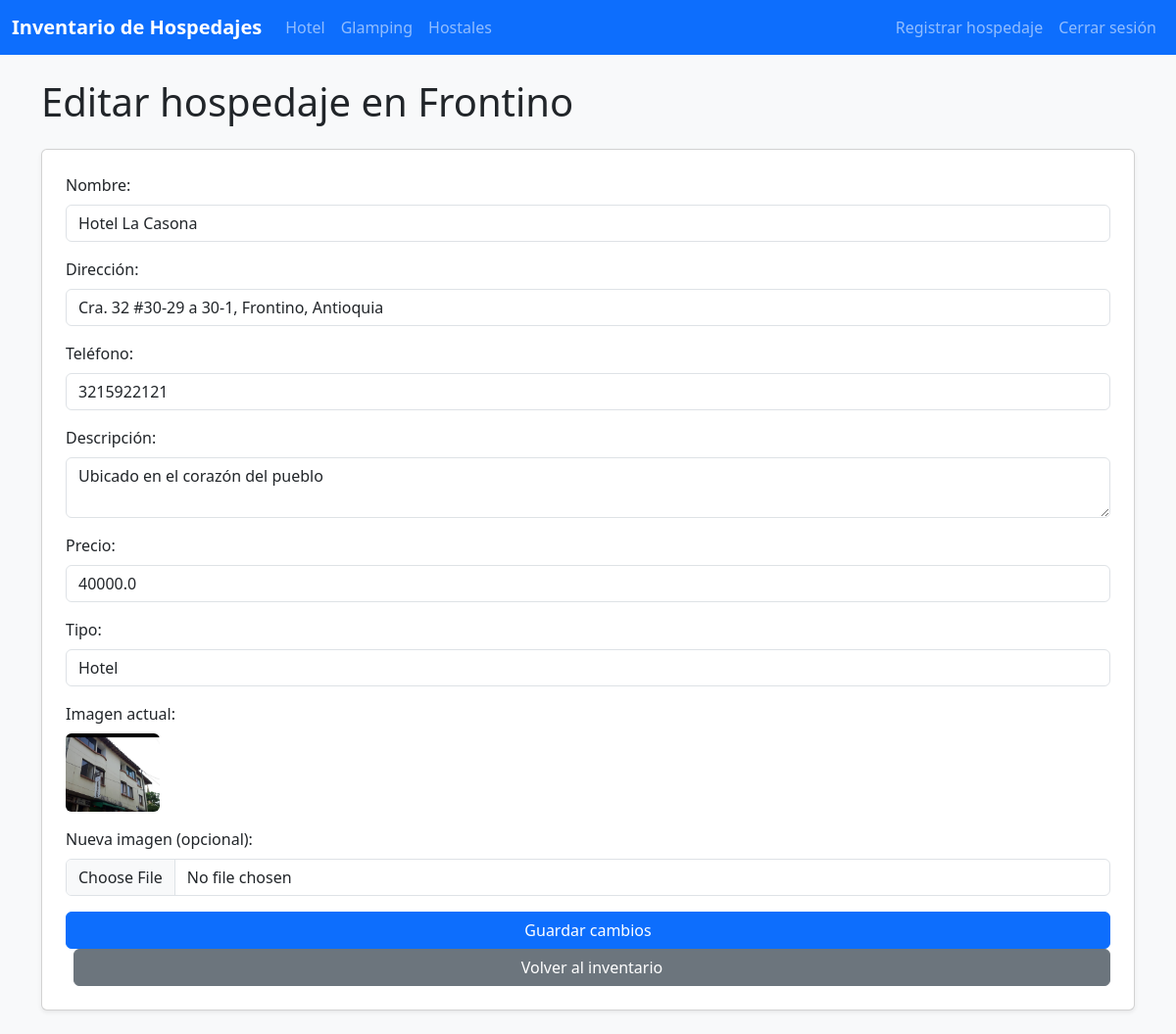
The app's page /editar/7 (signed in), older data.
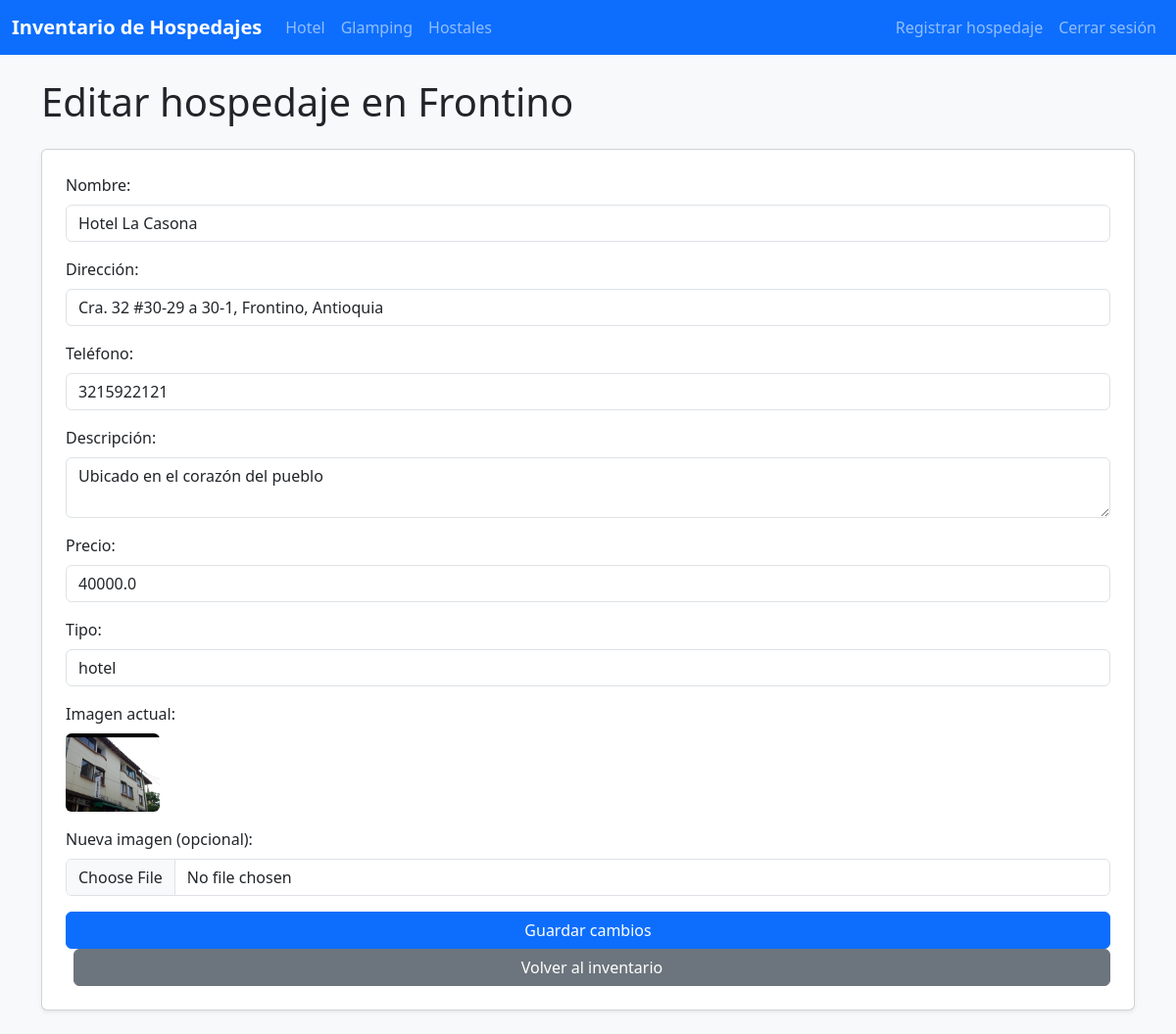
The same page, newer data.
### tables this page shows
CREATE TABLE hospedajes (
    id INTEGER PRIMARY KEY AUTOINCREMENT,
    nombre TEXT NOT NULL,
    direccion TEXT NOT NULL,
    telefono TEXT NOT NULL,
    descripcion TEXT,
    precio REAL DEFAULT 0.0,
    tipo TEXT,
    imagen TEXT
);

### app.py (the view)
@app.route('/editar/<int:id>', methods=['GET', 'POST'])
def editar(id):
    if session.get('usuario') != 'admin':
        return redirect(url_for('login'))
    conn = sqlite3.connect('inventario.db')
    c = conn.cursor()
    if request.method == 'POST':
        nombre = request.form['nombre']
        direccion = request.form['direccion']
        telefono = request.form['telefono']
        descripcion = request.form['descripcion']
        precio = request.form.get('precio', 0)
        tipo = request.form.get('tipo', '')
        imagen_file = request.files.get('imagen')
        imagen_path = request.form.get('imagen_actual', '')
        if imagen_file and imagen_file.filename:
            filename = f"{nombre.replace(' ', '_')}_{imagen_file.filename}"
            save_path = os.path.join(app.config['UPLOAD_FOLDER'], filename)
            imagen_file.save(save_path)
            imagen_path = save_path.replace('\\', '/').replace('c:/Users/Yamile/Desktop/Sistema de Inventario/', '')
        c.execute('''UPDATE hospedajes SET nombre=?, direccion=?, telefono=?, descripcion=?, precio=?, tipo=?, imagen=? WHERE id=?''',
              (nombre, direccion, telefono, descripcion, precio, tipo, imagen_path, id))
        conn.commit()
        conn.close()
        return redirect(url_for('index'))
    else:
        c.execute('SELECT * FROM hospedajes WHERE id = ?', (id,))
        hospedaje = c.fetchone()
        conn.close()
        if not hospedaje:
            return redirect(url_for('index'))
        return render_template('editar.html', hospedaje=hospedaje)

### templates/editar.html (shortened to what this page needs)
<!DOCTYPE html>
<html lang="es">
<head>
<head>
    <link href="https://cdn.jsdelivr.net/npm/bootstrap@5.3.2/dist/css/bootstrap.min.css" rel="stylesheet">
</head>
<nav class="navbar navbar-expand-lg navbar-dark bg-primary">
    <div class="container-fluid">
        <a class="navbar-brand fw-bold" href="{{ url_for('index') }}">Inventario de Hospedajes</a>
        <div class="collapse navbar-collapse" id="navbarNav">
            <ul class="navbar-nav me-auto">
                <li class="nav-item">
                    <a class="nav-link" href="{{ url_for('hospedajes_por_tipo', tipo='hotel') }}">Hotel</a>
                </li>
                <li class="nav-item">
                    <a class="nav-link" href="{{ url_for('hospedajes_por_tipo', tipo='glamping') }}">Glamping</a>
                </li>
                <li class="nav-item">
                    <a class="nav-link" href="{{ url_for('hospedajes_por_tipo', tipo='hostal') }}">Hostales</a>
                </li>
            </ul>
            <ul class="navbar-nav ms-auto">
                <li class="nav-item">
                    <a class="nav-link" href="{{ url_for('registrar') }}">Registrar hospedaje</a>
                </li>
                <li class="nav-item">
                    <a class="nav-link" href="{{ url_for('logout') }}">Cerrar sesión</a>
                </li>
            </ul>
        </div>
    </div>
</nav>
    <body class="bg-light">
        <div class="container py-4">
            <h1 class="mb-4">Editar hospedaje en Frontino</h1>
            <form method="post" enctype="multipart/form-data" class="card p-4 shadow-sm">
                <div class="mb-3">
                    <label class="form-label">Nombre:</label>
                    <input type="text" class="form-control" name="nombre" value="{{ hospedaje[1] }}" required>
                </div>
                <div class="mb-3">
                    <label class="form-label">Dirección:</label>
                    <input type="text" class="form-control" name="direccion" value="{{ hospedaje[2] }}" required>
                </div>
                <div class="mb-3">
                    <label class="form-label">Teléfono:</label>
                    <input type="text" class="form-control" name="telefono" value="{{ hospedaje[3] }}" required>
                </div>
                <div class="mb-3">
                    <label class="form-label">Descripción:</label>
                    <textarea class="form-control" name="descripcion">{{ hospedaje[4] }}</textarea>
                </div>
                <div class="mb-3">
                    <label class="form-label">Precio:</label>
                    <input type="number" class="form-control" name="precio" step="0.01" min="0" value="{{ hospedaje[5] }}">
                </div>
                <div class="mb-3">
                    <label class="form-label">Tipo:</label>
                    <input type="text" class="form-control" name="tipo" value="{{ hospedaje[6] }}">
                </div>
                <div class="mb-3">
                    <label class="form-label">Imagen actual:</label><br>
                    {% if hospedaje[7] %}
                        <img src="/{{ hospedaje[7] }}" alt="Imagen actual" style="max-width:120px;max-height:80px;object-fit:cover;border-radius:6px;">
                    {% else %}
                        <span class="text-muted">Sin imagen</span>
                    {% endif %}
                </div>
                <div class="mb-3">
                    <label class="form-label">Nueva imagen (opcional):</label>
                    <input type="file" class="form-control" name="imagen" accept="image/*">
                </div>
                <button type="submit" class="btn btn-primary">Guardar cambios</button>
                <a href="{{ url_for('index') }}" class="btn btn-secondary ms-2">Volver al inventario</a>
            </form>
        </div>
    </body>

Row changes from the older to the newer data that the page shows:
changed hospedajes "Hotel La Casona": tipo "Hotel" → "hotel"
